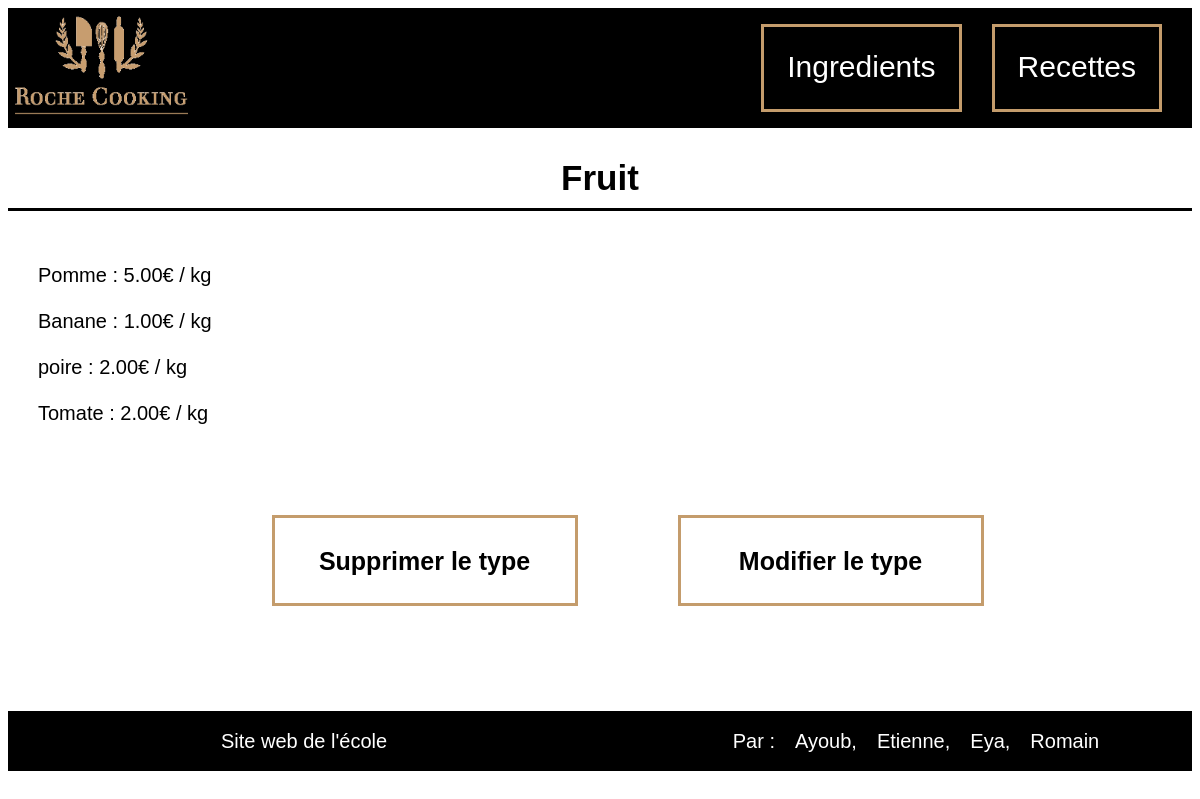
/index.php?action=read&controller=typeingredient&idTypeIngredient=1, run on an earlier commit of the app's database.
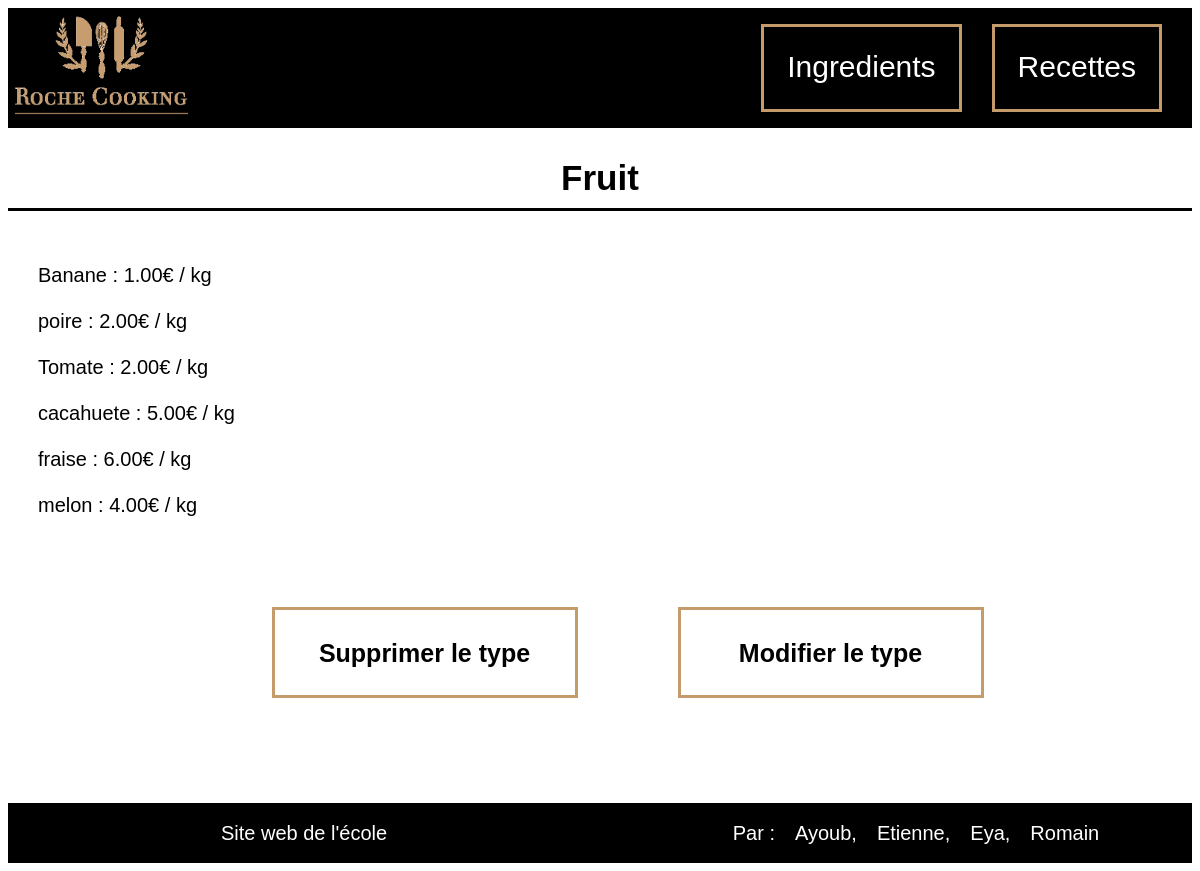
And on a later commit of the database.
### tables this page shows
CREATE TABLE `typeingredient` (
  `idTypeIngredient` int(11) NOT NULL,
  `nomTypeIngredient` varchar(50) NOT NULL
);

CREATE TABLE `ingredient` (
  `idIngredient` int(11) NOT NULL,
  `idTypeIngredient` int(11) NOT NULL,
  `idTVA` varchar(50) NOT NULL,
  `nomIngredient` varchar(50) NOT NULL,
  `unite` varchar(50) NOT NULL,
  `allergene` tinyint(1) NOT NULL,
  `prixUnitaire` float(10,2) NOT NULL
);

### model/Model.php (called while the page is built, shortened)
<?php
class Model {
    public static $pdo;
    public static function Init() {
        $hostname = Conf::getHostname();
        $database_name = Conf::getDatabase();
        $login = Conf::getLogin();
        $password = Conf::getPassword();
        try {
            self::$pdo = new PDO("mysql:host=$hostname;dbname=$database_name", $login, $password,
                    array(PDO::MYSQL_ATTR_INIT_COMMAND => "SET NAMES utf8"));
            self::$pdo->setAttribute(PDO::ATTR_ERRMODE, PDO::ERRMODE_EXCEPTION);
        } catch (PDOException $e) {
            if (Conf::getDebug()) {
                echo $e->getMessage();
            } else {
                echo 'Une erreur est survenue <a href=""> retour a la page d\'accueil </a>';
            }
            die();
        }
    }
    public static function selectAll() {
        $table_name = static::$object;
        $class_name = "Model" . ucfirst($table_name);
        $rep = (Model::$pdo)->query("Select * From " . ucfirst($table_name));
        $rep->setFetchMode(PDO::FETCH_CLASS, $class_name);
        $tab = $rep->fetchAll();
        return $tab;
    }
    public static function select($primary_value) {
        $table_name = static::$object;
        $class_name = "Model" . ucfirst($table_name);
        $primary_key = static::$primary;
        try {
            $sql = "SELECT * from " . ucfirst($table_name) . " WHERE " . $primary_key . "=:nom_tag";
            $req_prep = Model::$pdo->prepare($sql);
            $values = array(
                "nom_tag" => $primary_value,
            );
            $req_prep->execute($values);
            $req_prep->setFetchMode(PDO::FETCH_CLASS, $class_name);
            $tab = $req_prep->fetchAll();
        } catch (Exception $ex) {
            echo $ex->getMessage();
        }
        return $tab[0];
    }
}

### index.php (called while the page is built, shortened)
<?php
        require_once File::build_path(array("controller", "routeur.php"));
?>

### model/ModelTypeIngredient.php (called while the page is built, shortened)
<?php
require_once File::build_path(array("model", "Model.php"));
class ModelTypeIngredient extends Model{
    private $idTypeIngredient;
    private $nomTypeIngredient;
    function getIdTypeIngredient() {
        return $this->idTypeIngredient;
    }
    function getNomTypeIngredient() {
        return $this->nomTypeIngredient;
    }
}

### model/ModelIngredient.php (called while the page is built, shortened)
<?php
require_once File::build_path(array("model", "Model.php"));
class ModelIngredient extends Model{
    private $idIngredient;
    private $idTypeIngredient;
    private $nomIngredient;
    private $unite;
    private $prixUnitaire;
    function getIdIngredient() {
        return $this->idIngredient;
    }
    function getIdTypeIngredient() {
        return $this->idTypeIngredient;
    }
    function getNomIngredient() {
        return $this->nomIngredient;
    }
    function getPrixUnitaire() {
        return $this->prixUnitaire;
    }
    function getUnite(){
        return $this->unite;
    }
}

### view/typeingredient/detail.php (the view, shortened to what this page needs)
<link rel="stylesheet" type="text/css" href="style/style_details_type_ingr.css">
<div>
        <div id="precision_titre"><?php echo ucfirst($type->getNomTypeIngredient());?></div>
        <div id="precision_contenu"><?php
            $idType = $type->getIdTypeIngredient();
            foreach ($IngredientListe as $ingredient)
            {
                if ($idType == $ingredient->getIdTypeIngredient())
                {
                    $prix = $ingredient->getPrixUnitaire();
                    $nom = $ingredient->getNomIngredient();
                    $unite = $ingredient->getUnite();
                    echo '<div id="list_ingredient"> </br> <a href= "index.php?action=read&idIngredient=' . $ingredient->getIdIngredient() . '">' . $nom . " : " . $prix . "€ / ". $unite . "</a></br>" . '</div>';
                }
            }
            ?>
        <div id="precision_fonction">
            <ul>
                <li><?php echo '</br><a href="index.php?action=delete&controller=typeingredient&idTypeIngredient=' . rawurlencode($type->getIdTypeIngredient()) . '"> Supprimer le type</a></br>';?></li>
                <li><?php echo '</br><a href="index.php?action=update&controller=typeingredient&idTypeIngredient=' . rawurlencode($type->getIdTypeIngredient()) . '"> Modifier le type</a>'; ?></li>
            </ul>
        </div>
</div>

### controller/routeur.php (shortened to what this page needs)
<?php
require_once File::build_path(array('controller','ControllerTypeIngredient.php'));
if (isset($_GET['action'])){
    $action = $_GET["action"];
}
else {
    $action = "readAll";
}
    $controller_default = 'ingredient';
if (isset($_GET['controller'])){
    $controller_default = $_GET['controller'];
}
$controller_class = 'Controller'.ucfirst($controller_default);
$method = get_class_methods($controller_class);
if(class_exists($controller_class)){
    if (in_array($action, $method)){
    $controller_class::$action();
    }
    else {
        ControllerPierre::error();
    }
}
else {
    ControllerPierre::error();
}
?>

### controller/ControllerTypeIngredient.php (shortened to what this page needs)
<?php
require_once (File::build_path(array("model", "ModelTypeIngredient.php")));
require_once (File::build_path(array("model", "ModelIngredient.php")));
class ControllerTypeIngredient {
    public static function read()
    {
        $idTypeIngredient = $_GET["idTypeIngredient"];
        $type = ModelTypeIngredient::select($idTypeIngredient);
        $IngredientListe = ModelIngredient::selectAll();
        if($type == null)
        {
            $controller = ('typeingredient');
            $view = 'errortype';
            require(File::build_path(array("view", "view.php")));
        } else {
            require (File::build_path(array("view", "view.php")));
        }
    }
}
?>

### view/view.php (shortened to what this page needs)
<!DOCTYPE html>
<html>
<head>
    <link rel="stylesheet" type="text/css" href="style/style.css">
    <link rel="stylesheet" type="text/css" href="style/style_formulaire.css">
    <link rel="stylesheet" href="https://ajax.googleapis.com/ajax/libs/jqueryui/1.12.1/themes/smoothness/jquery-ui.css">
    <link rel="stylesheet" href="https://cdnjs.cloudflare.com/ajax/libs/chosen/1.8.7/chosen.min.css" />
</head>
<header>
    <div id='Menu'>
        <?php include("menu.php"); ?>
    </div>
</header>
<body>
    <div id="body">
                <?php
                $filepath = File::build_path(array("view", $controller, "$view.php"));
                require $filepath;
                ?>
    </div>
</body>
<footer>
    <div id='Footer'>
        <?php include("footer.php"); ?>
    </div>
</footer>
</html>

### view/menu.php
<link rel="stylesheet" href="style/style_menu.css">
<div id="Bloc_menu">
	<div>
		<a href = index.php><img id='logo' src="images/logo.png"></a>
	</div>
	<nav>
        <ul>
			<li><a href = index.php?action=readAll&controller=ingredient >Ingredients</a></li>
			<li><a href = index.php?action=readAll&controller=recette >Recettes</a></li>
        </ul>
	</nav>
</div>

### view/footer.php
<link rel="stylesheet" href="style/style_footer.css">
<div id="Bloc_footer">
	<div id="lien">
		<p> <a href="https://www.lyceehoteliergeorgesfreche.fr" target="_blank">Site web de l'école</a> </p>
	</div>
	<div id="nous">
		<ul>
			<li>Par :</li>
			<li>Ayoub,</li>
			<li>Etienne,</li>
			<li>Eya,</li>
			<li>Romain</li>
		</ul>
	</div>
</div>

### style/style.css (style rules this page uses)
#Menu { height: 120px; width: auto; background-color: black ; }

### style/style_formulaire.css (style rules this page uses)
ul { list-style: none; }

### style/style_menu.css (style rules this page uses)
#Bloc_menu { display: flex; width: 100%; height: 120px; font-family: 'Arial','Verdana'; background-color: black; }
#logo { display: flex; padding: 7px; height: 100px; width: auto; }
nav { display: flex; width: 100%; text-align: center; }
nav ul { text-align: middle ; margin-left: auto; display: flex; list-style-type: none; }
nav li { font-size: 30px; margin-right: 30px; border-style: solid; padding: 23px; border-color: rgb(196, 156, 108); }
nav a { text-decoration: none; color: white; }

### style/style_details_type_ingr.css (style rules this page uses)
#precision_titre { padding-top: 30px; margin-bottom: 15px; height: 50px; font-size: 35px; text-align: center; font-family: 'Arial','Verdana'; font-weight: bold; border-bottom: solid; border-color: black; }
#precision_contenu { display: flex; flex-direction: column; padding: 15px; padding-left: 30px; font-family: 'Arial','Verdana'; font-size: 20px; font-weight: normal; list-style: none; }
#precision_contenu a { text-decoration: none; color: black; }
#precision_fonction { display: flex; font-size: 25px; padding-bottom: 15px; margin-top: 15px; justify-content: center; }
#precision_fonction ul { display: flex; list-style: none; }
#precision_fonction li { margin: 50px; width: 300px; height: 50px; font-size: 25px; text-align: center; vertical-align: 10px; font-family: 'Arial','Verdana'; font-weight: bold; padding-bottom: 35px; border-style: solid; border-color: rgb(196, 156, 108); }
#precision_fonction a { text-decoration: none; color: black; }

### style/style_footer.css (style rules this page uses)
#Bloc_footer { display: flex; background-color: black; height: 60px; font-family: 'Arial','Verdana'; color: white; align-items: middle; font-size: 20px; }
#lien { display: flex; width: 50%; align-items: center; justify-content: center; }
#lien a { text-decoration: none; color: white; }
#nous { display: flex; width: 50%; align-items: center; justify-content: center; }
#nous ul { display: flex; list-style-type: none; }
#nous li { display: flex; padding: 10px; }

What changed in the data, as far as the page shows it:
removed ingredient: nomIngredient "Pomme", prixUnitaire "5.00", unite "kg"
added ingredient: nomIngredient "cacahuete", prixUnitaire "5.00", unite "kg"
added ingredient: nomIngredient "fraise", prixUnitaire "6.00", unite "kg"
added ingredient: nomIngredient "melon", prixUnitaire "4.00", unite "kg"
